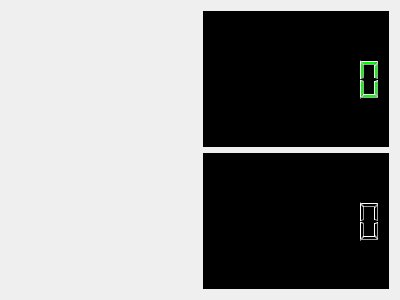
<?xml version="1.0" encoding="UTF-8"?>
<ui version="4.0">
 <class>Widget</class>
 <widget class="QWidget" name="Widget">
  <property name="geometry">
   <rect>
    <x>0</x>
    <y>0</y>
    <width>400</width>
    <height>300</height>
   </rect>
  </property>
  <property name="windowTitle">
   <string>Widget</string>
  </property>
  <layout class="QGridLayout" name="gridLayout">
   <item row="0" column="0">
    <widget class="QLabel" name="id1">
     <property name="text">
      <string/>
     </property>
    </widget>
   </item>
   <item row="0" column="1">
    <widget class="QLCDNumber" name="temp1">
     <property name="styleSheet">
      <string notr="true">background-color: rgb(0, 0, 0);
color: rgb(0, 255, 0);
</string>
     </property>
     <property name="digitCount">
      <number>8</number>
     </property>
    </widget>
   </item>
   <item row="1" column="0">
    <widget class="QLabel" name="id2">
     <property name="text">
      <string/>
     </property>
    </widget>
   </item>
   <item row="1" column="1">
    <widget class="QLCDNumber" name="temp2">
     <property name="styleSheet">
      <string notr="true">color: rgb(0, 254 6);
background-color: rgb(0, 0, 0);</string>
     </property>
     <property name="digitCount">
      <number>8</number>
     </property>
    </widget>
   </item>
  </layout>
  <zorder>id2</zorder>
  <zorder>temp2</zorder>
  <zorder>temp1</zorder>
  <zorder>id1</zorder>
 </widget>
 <layoutdefault spacing="6" margin="11"/>
 <resources/>
 <connections/>
</ui>
